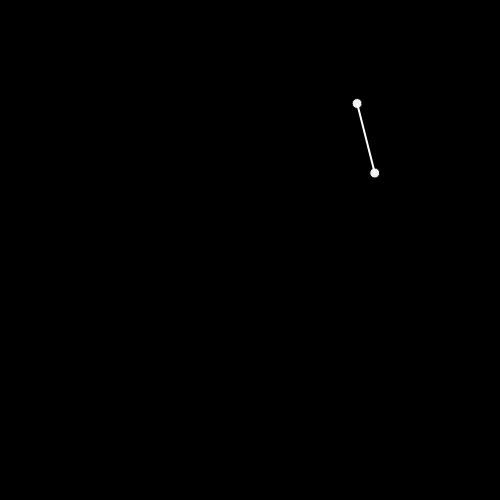
Frame 1 (no input)
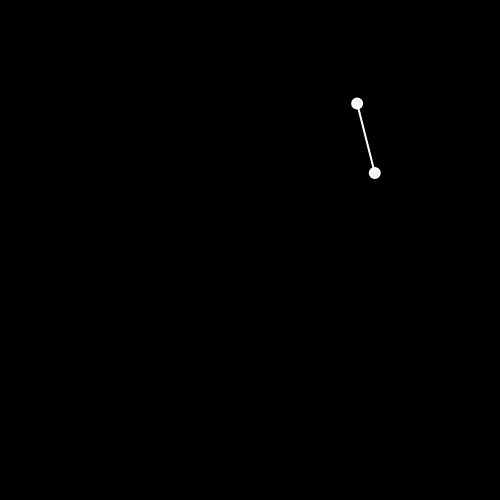
Frame 60 (no input)
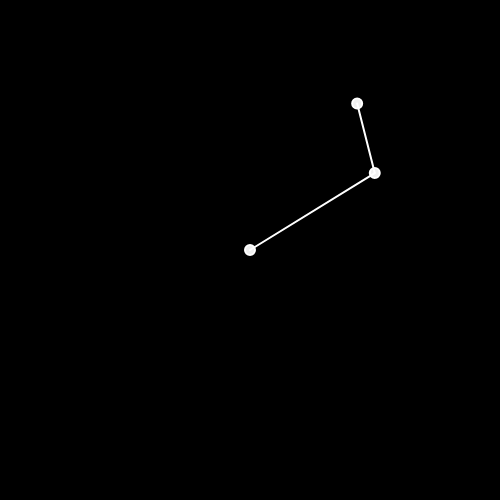
Frame 120 (the mouse pressed at the canvas centre since frame 60)

The p5.js sketch that drew these frames (run headless with seeded random() and noise() and a simulated clock; from frame 60 on, the mouse is pressed at the canvas centre):

// p5.js sketch
// ── sketch.js
var bally=[];
function setup(){
  createCanvas(500,500);
  background(0);
  for(var i =0;i<2;i++)
  {
    var v=createVector(random(0,500),random(0,500));
    bally.push(v);
  }
}

function mousePressed(){
  var v=createVector(mouseX,mouseY);
  bally.push(v);
}
function draw(){
  background(0);
  fill(240);
  var unassigned=[];
  var assigned=[];
  for(var i=0;i<bally.length;i++){
    var ball=bally[i];
    unassigned.push(ball);
    ellipse(ball.x,ball.y,10,10);
  }
  assigned.push(unassigned[0]);
  unassigned.splice(0,1);
  for(var i =0;i<assigned.length &&  unassigned.length;i++)
  {
    var mini=1000;
    var v1=assigned[i];
    var v2=unassigned[0];
    var pos=0;
    for(var j=0;j<unassigned.length;j++)
    {
      var v3=unassigned[j];
      if(dist(v1.x,v1.y,v3.x,v3.y)<mini)
      {
        mini=dist(v1.x,v1.y,v3.x,v3.y);
        v2=v3;
        pos=j;
      }
    }
    assigned.push(v2);
    unassigned.splice(pos,1);
    stroke(255);
    strokeWeight(2);
    line(v1.x,v1.y,v2.x,v2.y)
  }
  //ellipse(mouseX,mouseY,25,20);
}
